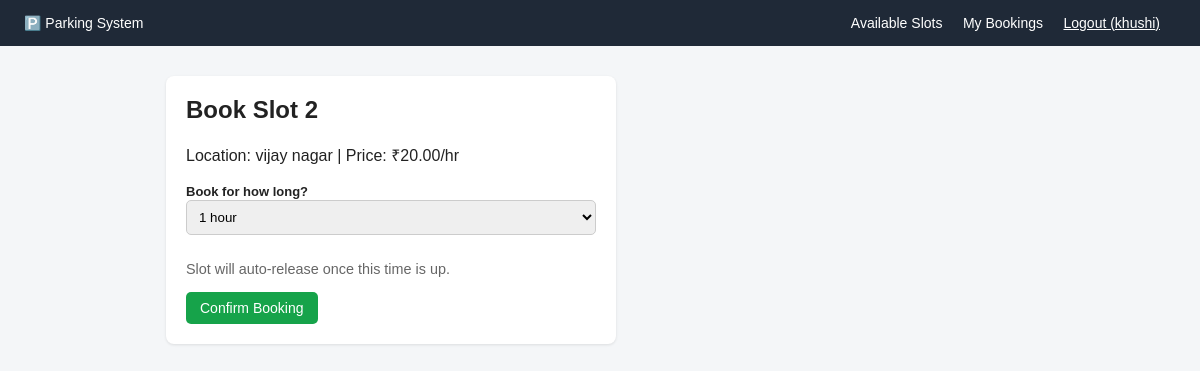
/slots/2/book/ (signed in), run on the app's committed database.
### parking/models.py (models this page shows, shortened)
class ParkingSlot(models.Model):
    slot_number = models.CharField(max_length=20, unique=True)
    location = models.CharField(max_length=100, blank=True)
    price_per_hour = models.DecimalField(max_digits=6, decimal_places=2, default=20.00)
    is_available = models.BooleanField(default=True)

### parking/views.py (the view)
# urls.py: path('slots/<int:slot_id>/book/', views.book_slot, name='book_slot'),
@login_required
def book_slot(request, slot_id):
    release_expired_bookings()
    slot = get_object_or_404(ParkingSlot, id=slot_id)
    if not slot.is_available:
        messages.error(request, 'This slot is already booked.')
        return redirect('slot_list')
    if request.method == 'POST':
        form = BookingForm(request.POST)
        if form.is_valid():
            duration_hours = int(form.cleaned_data['duration_hours'])
            start_time = timezone.now()
            end_time = start_time + timedelta(hours=duration_hours)
            with transaction.atomic():
                slot = ParkingSlot.objects.select_for_update().get(id=slot.id)
                if not slot.is_available:
                    messages.error(request, 'This slot was just booked by someone else.')
                    return redirect('slot_list')
                booking = Booking.objects.create(
                    user=request.user,
                    slot=slot,
                    start_time=start_time,
                    end_time=end_time,
                    duration_hours=duration_hours,
                )
                slot.is_available = False
                slot.save()
            send_booking_email(
                booking,
                subject='Parking slot booked',
                message=(
                    f'Slot {slot.slot_number} is booked for {duration_hours} hour(s), '
                    f'from {start_time.strftime("%Y-%m-%d %H:%M")} '
                    f'to {end_time.strftime("%Y-%m-%d %H:%M")}.'
                ),
            )
            messages.success(request, f'Slot {slot.slot_number} book ho gaya for {duration_hours}h!')
            return redirect('my_bookings')
    else:
        form = BookingForm()
    return render(request, 'parking/book_slot.html', {'form': form, 'slot': slot})

### parking/forms.py
class BookingForm(forms.Form):
    duration_hours = forms.ChoiceField(
        choices=DURATION_CHOICES,
        label='Book for',
        widget=forms.Select(attrs={'class': 'form-select'}),
    )

### parking/models.py (called while the page is built)
    @property
    def is_manager(self):
        return self.role == 'manager' or self.user.is_superuser

### parking/views.py (called while the page is built)
def release_expired_bookings(user=None):
    qs = Booking.objects.filter(status='booked', end_time__lte=timezone.now())
    if user is not None:
        qs = qs.filter(user=user)
    for booking in qs.select_related('slot'):
        booking.release_if_expired()

### parking/templates/parking/book_slot.html (shortened to what this page needs)
{% extends 'parking/base.html' %}
{% block content %}
<div class="card" style="max-width:450px;">
    <h2>Book Slot {{ slot.slot_number }}</h2>
    <p>Location: {{ slot.location }} | Price: ₹{{ slot.price_per_hour }}/hr</p>
    <form method="post">
        <label>Book for how long?</label>
        {{ form.duration_hours }}
        <p style="color:#666; font-size:0.9em;">
            Slot will auto-release once this time is up.
        </p>
        <button class="btn btn-green" type="submit">Confirm Booking</button>
    </form>
</div>
{% endblock %}

### parking/templates/parking/base.html (shortened to what this page needs)
<!DOCTYPE html>
<html lang="en">
<head>
</head>
<body>
<nav>
    <div>
        <a href="{% url 'dashboard' %}">🅿️ Parking System</a>
    </div>
    <div>
        {% if user.is_authenticated %}
            {% if user.is_superuser or user.profile.is_manager %}
                <a href="{% url 'manager_dashboard' %}">Manager Dashboard</a>
            {% else %}
                <a href="{% url 'slot_list' %}">Available Slots</a>
                <a href="{% url 'my_bookings' %}">My Bookings</a>
            {% endif %}
            <form action="{% url 'logout' %}" method="post" style="display:inline;">
                <button type="submit" class="btn" style="background:none; color:#fff; padding:0; margin-right:16px; font-size:14px; text-decoration:underline; cursor:pointer;">
                    Logout ({{ user.username }})
                </button>
            </form>
        {% else %}
            <a href="{% url 'login' %}">Login</a>
            <a href="{% url 'register' %}">Register</a>
        {% endif %}
    </div>
</nav>
<div class="container">
    {% block content %}{% endblock %}
</div>
</body>
</html>

### parking/templates/parking/base.html (style rules this page uses)
* { box-sizing: border-box; }
body { font-family: Arial, sans-serif; background: #f4f6f8; margin: 0; color: #222; }
nav { background: #1f2937; padding: 14px 24px; display: flex; justify-content: space-between; align-items: center; }
nav a { color: #fff; text-decoration: none; margin-right: 16px; font-size: 14px; }
.container { max-width: 900px; margin: 30px auto; padding: 0 16px; }
.card { background: #fff; border-radius: 8px; padding: 20px; box-shadow: 0 1px 3px rgba(0,0,0,0.1); margin-bottom: 16px; }
.btn { display: inline-block; padding: 8px 14px; background: #2563eb; color: #fff; border: none; border-radius: 5px; text-decoration: none; font-size: 14px; cursor: pointer; }
.btn-green { background: #16a34a; }
form input, form select { padding: 8px; width: 100%; margin-bottom: 12px; border: 1px solid #ccc; border-radius: 5px; }
label { font-size: 13px; font-weight: bold; }
h2 { margin-top: 0; }

### data on the page
ParkingSlot: slot_number "2", location "vijay nagar", price_per_hour "20.00"

### other printed values
{{ user.username }} "khushi"
